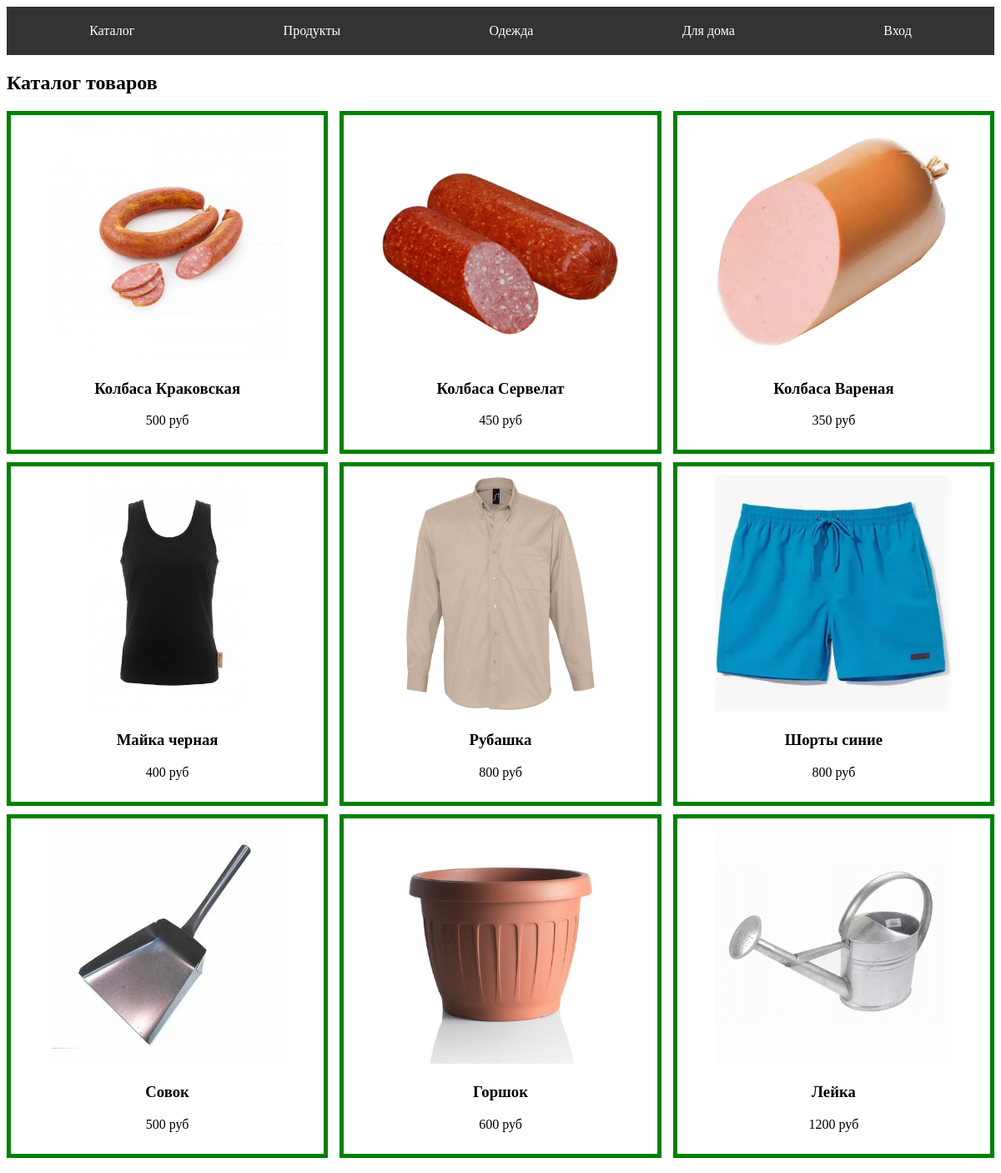
The page / on the database its author committed.
### app/models.py (models this page shows, shortened)
class Tovar(models.Model):
    name = models.CharField(max_length=50, verbose_name='Название')
    price = models.IntegerField(verbose_name='Цена')
    image = models.FileField(verbose_name='Картинка', upload_to='img/', null=True, blank=True)
    discount = models.IntegerField(verbose_name='Скидка', default=0)
    category = models.ForeignKey(to=Category, on_delete=models.SET_NULL, null=True, blank=True)

### app/views.py (the view)
# urls.py: path('', views.index, name='index'),
def index(request):
    items = Tovar.objects.all()
    data={'items':items}
    return render(request, 'index.html',data)

### templates/index.html (shortened to what this page needs)
<!DOCTYPE html>
{% load static %}
<html lang="ru">
<head>
    {% block head %}
    <link rel="stylesheet" href={% static 'css/catalog.css' %}>
    <link rel="stylesheet" href={% static 'css/menu.css' %}>
    {% endblock %}
</head>
<body>
    {% block menu %}
    <nav>
    <ul>
        <li>
            <a href="{% url 'index' %}">Каталог</a>
        </li>
         <li>
            <a href="{% url 'catalog' 'Продукты' %}">Продукты</a>
        </li>
         <li>
            <a href="{% url 'catalog' 'Одежда' %}">Одежда</a>
        </li>
         <li>
            <a href="{% url 'catalog' 'Для дома' %}">Для дома</a>
        </li>
        {% if user.is_authenticated %}
         <li>
            <a href="{% url 'cabinet' %}">Кабинет</a>
        </li>
         <li>
            <a href="{% url 'cart' %}">Корзина</a>
        </li>
        {% else %}
         <li>
            <a href="">Вход</a>
        </li>
        {% endif %}
    </ul>
    </nav>
    {% endblock %}
    {% block content %}
    <h2>Каталог товаров</h2>
        <div class="main-catalog">
    {% for one in items %}
        <div class="card">
            <img src={% static one.image %}  alt="" class="cardimg">
            <h3>{{ one.name }}</h3>
            <p>{{ one.price }} руб</p>
        </div>
        {% endfor %}
       </div>
    {% endblock %}
</body>
</html>

### app/static/css/catalog.css (style rules this page uses)
.main-catalog { display: flex; flex-direction: row; align-items: center; justify-content: space-between; flex-wrap: wrap; }
.card { width: 30%; border: 5px solid green; text-align: center; padding: 10px; margin-bottom: 10px; }
.card .cardimg { width: 80%; }

### app/static/css/menu.css (style rules this page uses)
nav { background-color: #333; padding: 10px; }
nav ul { list-style: none; margin: 0; padding: 0; display: flex; justify-content: space-around; }
nav li a { color: white; text-decoration: none; padding: 10px 15px; display: block; transition: background-color 0.3s ease; }

### rows shown on the page
Tovar: image (picture), name "Колбаса Краковская", price "500"
Tovar: image (picture), name "Колбаса Сервелат", price "450"
Tovar: image (picture), name "Колбаса Вареная", price "350"
Tovar: image (picture), name "Майка черная", price "400"
Tovar: image (picture), name "Рубашка", price "800"
Tovar: image (picture), name "Шорты синие", price "800"
Tovar: image (picture), name "Совок", price "500"
Tovar: image (picture), name "Горшок", price "600"
Tovar: image (picture), name "Лейка", price "1200"
